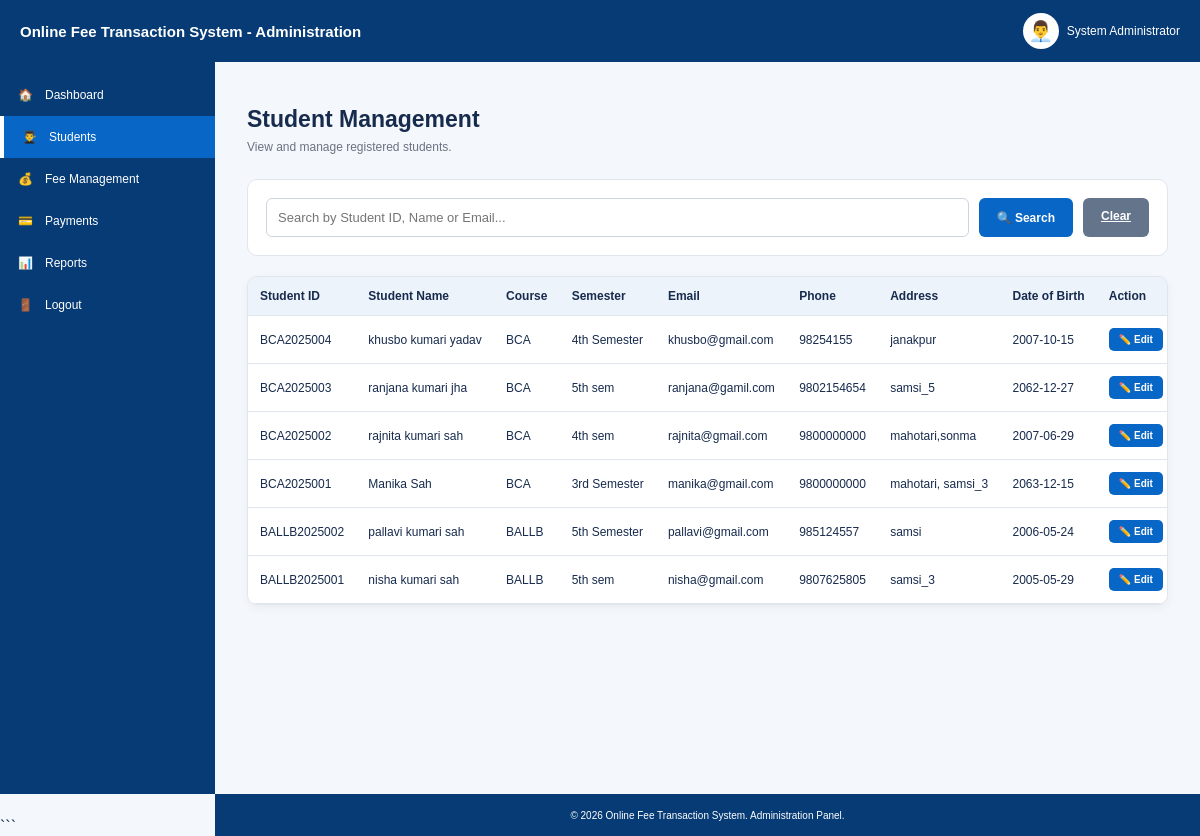
The app's page /admin/students.php (signed in) with its own data.
### tables this page shows
CREATE TABLE `students` (
  `student_id` varchar(20) NOT NULL,
  `student_name` varchar(100) NOT NULL,
  `course` varchar(100) DEFAULT NULL,
  `semester` varchar(30) DEFAULT NULL,
  `email` varchar(100) DEFAULT NULL,
  `phone` varchar(20) DEFAULT NULL,
  `address` varchar(200) DEFAULT NULL,
  `date_of_birth` date DEFAULT NULL,
  `password` varchar(100) DEFAULT NULL
);

### admin/students.php (the view, shortened to what this page needs)
<?php
include("../backend/db.php");
$search = trim($_GET['search'] ?? '');
if ($search !== '') {
    $stmt = mysqli_prepare(
        $conn,
        "SELECT
            student_id,
            student_name,
            course,
            semester,
            email,
            phone,
            address,
            date_of_birth
         FROM students
         WHERE student_id LIKE ?
            OR student_name LIKE ?
            OR email LIKE ?
         ORDER BY student_id DESC"
    );
    $search_value = "%" . $search . "%";
    mysqli_stmt_bind_param(
        $stmt,
        "sss",
        $search_value,
        $search_value,
        $search_value
    );
    mysqli_stmt_execute($stmt);
    $result = mysqli_stmt_get_result($stmt);
} else {
    $result = mysqli_query(
        $conn,
        "SELECT
            student_id,
            student_name,
            course,
            semester,
            email,
            phone,
            address,
            date_of_birth
         FROM students
         ORDER BY student_id DESC"
    );
}
?>
<!DOCTYPE html>
<html lang="en">
<head>
</head>
<body>
<header class="topbar">
    <div class="brand">
        Online Fee Transaction System
        - Administration
    </div>
    <div class="admin-user">
        <div class="avatar">
            👨‍💼
        </div>
        <span>
            <?php
            echo htmlspecialchars(
                $_SESSION['admin_name'] ?? 'Administrator'
            );
            ?>
        </span>
    </div>
</header>
<aside class="sidebar">
    <a href="dashboard.php">
        🏠
        <span>
            Dashboard
        </span>
    </a>
    <a href="students.php"
       class="active">
        👨‍🎓
        <span>
            Students
        </span>
    </a>
    <a href="fees.php">
        💰
        <span>
            Fee Management
        </span>
    </a>
    <a href="payments.php">
        💳
        <span>
            Payments
        </span>
    </a>
    <a href="reports.php">
        📊
        <span>
            Reports
        </span>
    </a>
    <a href="logout.php">
        🚪
        <span>
            Logout
        </span>
    </a>
</aside>
<main class="main">
    <h1>
        Student Management
    </h1>
    <p class="muted">
        View and manage registered students.
    </p>
    <form
        method="GET"
        action="students.php"
        class="search-box"
    >
        <input
            type="text"
            name="search"
            placeholder="Search by Student ID, Name or Email..."
            value="<?php
                echo htmlspecialchars($search);
            ?>"
        >
        <button
            type="submit"
            class="btn"
        >
            🔍 Search
        </button>
        <a
            href="students.php"
            class="btn clear-btn"
        >
            Clear
        </a>
    </form>
    <div class="table-box">
        <table>
            <thead>
                <tr>
                    <th>
                        Student ID
                    </th>
                    <th>
                        Student Name
                    </th>
                    <th>
                        Course
                    </th>
                    <th>
                        Semester
                    </th>
                    <th>
                        Email
                    </th>
                    <th>
                        Phone
                    </th>
                    <th>
                        Address
                    </th>
                    <th>
                        Date of Birth
                    </th>
                    <th>
                        Action
                    </th>
                </tr>
            </thead>
            <tbody>
            <?php
            if ($result &&
                mysqli_num_rows($result) > 0) {
                while (
                    $student =
                    mysqli_fetch_assoc($result)
                ) {
            ?>
                <tr>
                    <td>
                        <?php
                        echo htmlspecialchars(
                            $student['student_id']
                        );
                        ?>
                    </td>
                    <td>
                        <?php
                        echo htmlspecialchars(
                            $student['student_name']
                        );
                        ?>
                    </td>
                    <td>
                        <?php
                        echo htmlspecialchars(
                            $student['course']
                        );
                        ?>
                    </td>
                    <td>
                        <?php
                        echo htmlspecialchars(
                            $student['semester']
                        );
                        ?>
                    </td>
                    <td>
                        <?php
                        echo htmlspecialchars(
                            $student['email'] ?? ''
                        );
                        ?>
                    </td>
                    <td>
                        <?php
                        echo htmlspecialchars(
                            $student['phone'] ?? ''
                        );
                        ?>
                    </td>
                    <td>
                        <?php
                        echo htmlspecialchars(
                            $student['address'] ?? ''
                        );
                        ?>
                    </td>
                    <td>
                        <?php
                        echo htmlspecialchars(
                            $student['date_of_birth'] ?? ''
                        );
                        ?>
                    </td>
                    <td>
                        <a
                            href="edit-student.php?id=<?php
                                echo urlencode(
                                    $student['student_id']
                                );
                            ?>"
                            class="edit-btn"
                        >
                            ✏️ Edit
                        </a>
                    </td>
                </tr>
            <?php
                }
            }
            ?>
            </tbody>
        </table>
    </div>
</main>
<footer class="footer">
    © 2026 Online Fee Transaction System.
    Administration Panel.
</footer>
</body>
</html>

### admin/students.php (style rules this page uses)
* { box-sizing: border-box; margin: 0; padding: 0; }
body { font-family: Arial, Helvetica, sans-serif; background: #f4f7fb; color: #172b4d; }
.topbar { height: 62px; background: #063b75; color: #fff; display: flex; align-items: center; padding: 0 20px; position: fixed; top: 0; left: 0; right: 0; z-index: 10; }
.brand { font-size: 15px; font-weight: 700; flex: 1; }
.admin-user { font-size: 12px; display: flex; align-items: center; gap: 8px; }
.avatar { width: 36px; height: 36px; border-radius: 50%; background: #fff; display: grid; place-items: center; font-size: 20px; }
.sidebar { position: fixed; top: 62px; bottom: 42px; left: 0; width: 215px; background: #063b75; padding-top: 12px; }
.sidebar a { display: flex; align-items: center; gap: 12px; padding: 14px 18px; color: #fff; text-decoration: none; font-size: 12px; }
.sidebar a:hover, .sidebar a.active { background: #0866c6; border-left: 4px solid #fff; }
.main { margin-left: 215px; padding: 88px 32px 70px; min-height: 100vh; }
.main h1 { font-size: 23px; margin-bottom: 7px; }
.muted { color: #6b7280; font-size: 12px; }
.search-box { background: #fff; border: 1px solid #e1e6ed; border-radius: 10px; padding: 18px; margin-top: 25px; display: flex; gap: 10px; }
.search-box input { flex: 1; padding: 11px; border: 1px solid #ccd5df; border-radius: 6px; font-size: 13px; outline: none; }
.btn { border: none; background: #0866c6; color: white; padding: 11px 18px; border-radius: 6px; cursor: pointer; font-size: 12px; font-weight: 700; }
.clear-btn { background: #64748b; }
.table-box { margin-top: 20px; background: white; border: 1px solid #e1e6ed; border-radius: 10px; overflow-x: auto; box-shadow: 0 3px 10px #0000000d; }
table { width: 100%; border-collapse: collapse; font-size: 12px; min-width: 1000px; }
th, td { border-bottom: 1px solid #e1e6ed; padding: 12px; text-align: left; }
th { background: #edf3fa; color: #172b4d; font-weight: 700; }
.edit-btn { display: inline-block; background: #0866c6; color: white; padding: 6px 10px; border-radius: 5px; text-decoration: none; font-size: 10px; font-weight: 700; }
.footer { position: fixed; bottom: 0; left: 215px; right: 0; height: 42px; background: #063b75; color: white; display: grid; place-items: center; font-size: 10px; }

### records on screen
students: student_id "BCA2025004", student_name "khusbo kumari yadav", course "BCA", semester "4th Semester", email "khusbo@gmail.com", phone "98254155", address "janakpur", date_of_birth "2007-10-15"
students: student_id "BCA2025003", student_name "ranjana kumari jha", course "BCA", semester "5th sem", email "ranjana@gamil.com", phone "9802154654", address "samsi_5", date_of_birth "2062-12-27"
students: student_id "BCA2025002", student_name "rajnita kumari sah", course "BCA", semester "4th sem", email "rajnita@gmail.com", phone "9800000000", address "mahotari,sonma", date_of_birth "2007-06-29"
students: student_id "BCA2025001", student_name "Manika Sah", course "BCA", semester "3rd Semester", email "manika@gmail.com", phone "9800000000", address "mahotari, samsi_3", date_of_birth "2063-12-15"
students: student_id "BALLB2025002", student_name "pallavi kumari sah", course "BALLB", semester "5th Semester", email "pallavi@gmail.com", phone "985124557", address "samsi", date_of_birth "2006-05-24"
students: student_id "BALLB2025001", student_name "nisha kumari sah", course "BALLB", semester "5th sem", email "nisha@gmail.com", phone "9807625805", address "samsi_3", date_of_birth "2005-05-29"

### other values on screen
$_SESSION['admin_name'] "System Administrator"
